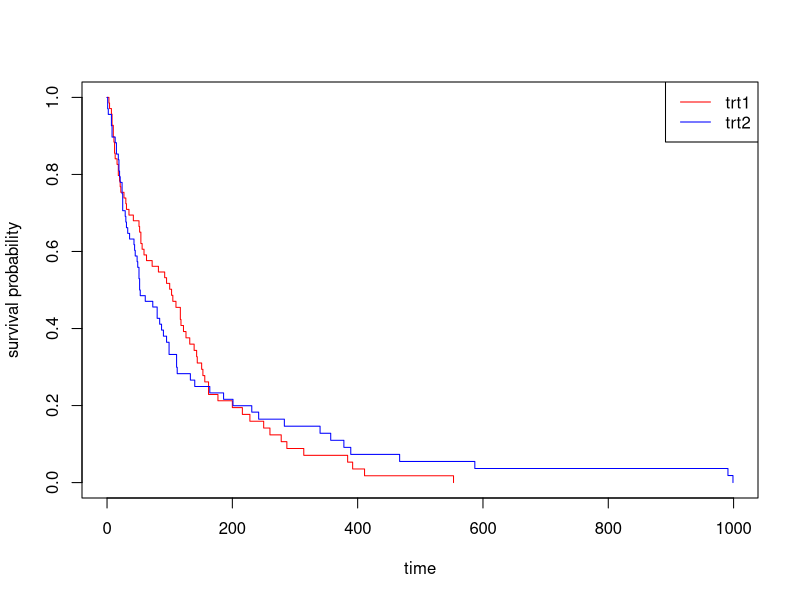
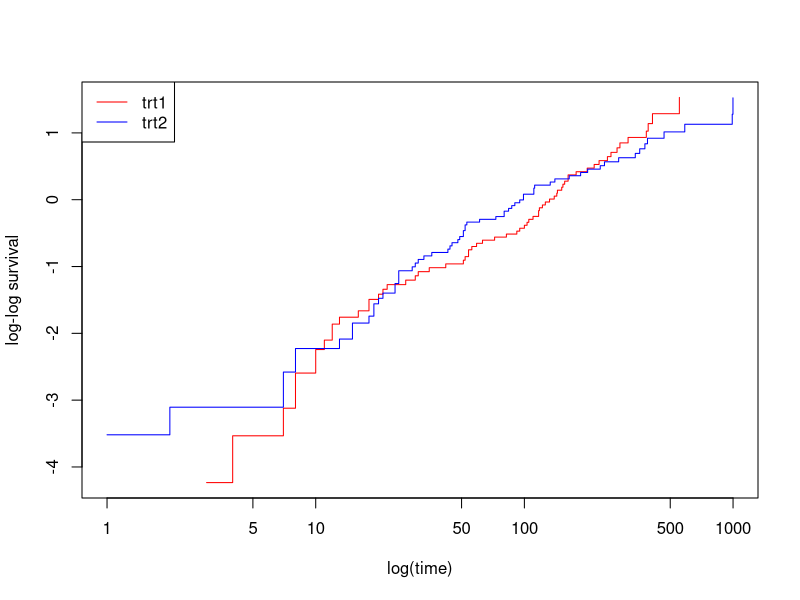

Here is the R script that generated these plots, in order:
library(survival)

veteran = veteran
str(veteran )
summary(veteran )
sum(is.na(veteran ))
fit_ln = survreg(Surv(time,status)~trt,data=veteran,dist = "lognormal")
fit_w = survreg(Surv(time,status)~trt,data=veteran,dist = "weibull")
fit_ll = survreg(Surv(time,status)~trt,data=veteran,dist = "loglogistic")
summary(fit_ln)
summary(fit_w)
summary(fit_ll)

km_plain= survfit(Surv(time, status) ~ trt, data= veteran, conf.type="plain")
km_log= survfit(Surv(time, status) ~ trt, data= veteran, conf.type="log")
km_loglog = survfit(Surv(time, status) ~ trt, data= veteran, conf.type="log-log")

summary(km_plain)
summary(km_log)
summary(km_loglog)

plot(km_log, col = c("red","blue"),conf.int=FALSE,xlab="time",ylab="survival probability")
legend("topright", c("trt1", "trt2"),lty=1,col = c("red","blue"))

# log-rank test
survdiff(Surv(time, status) ~ trt, data= veteran)
plot
#Cox
cox.fit2 = coxph(Surv(time, status) ~ strata(trt), data= veteran)
plot(survfit(cox.fit2), col = c("red","blue"),fun="cloglog",xlab="log(time)",ylab="log-log survival") 
legend("topleft", c("trt1", "trt2"),lty=1,col = c("red","blue"))
#Weibull
fit_w = survreg(Surv(time,status)~trt,data=veteran,dist = "weibull")
summary(fit_w)